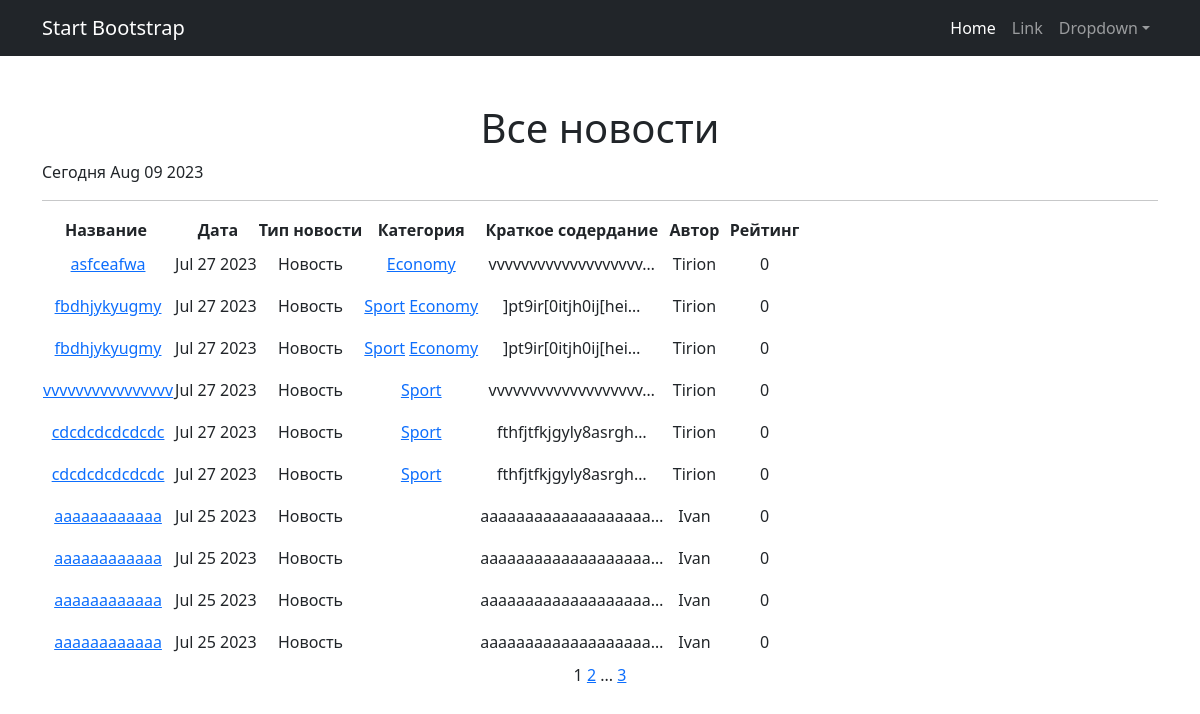
Page /news/ on the committed database.
### news/models.py (models this page shows, shortened)
class Post(models.Model):
    author = models.ForeignKey(Author, on_delete=models.CASCADE)
    NEWS = 'NW'
    ARTICLE = 'AR'
    CATEGORY_CHOICES = (
        (NEWS, 'Новость'),
        (ARTICLE, 'Статья')
    )
    categoryType = models.CharField(max_length=2, choices=CATEGORY_CHOICES, default=NEWS)
    dateCreation = models.DateField(auto_now_add=True)
    postCategory = models.ManyToManyField(Category, through='PostCategory')
    title = models.CharField(max_length=128)
    text = models.TextField()
    rating = models.SmallIntegerField(default=0)
    def get_absolute_url(self):
        return reverse('news_detail', args=[str(self.id)])

class Category(models.Model):
    name = models.CharField(max_length=128, unique=True)
    subscribers = models.ManyToManyField(User, blank=True, related_name='categories')

class Author(models.Model):
    authorUser = models.OneToOneField(User, on_delete=models.CASCADE)
    ratingAuthor = models.SmallIntegerField(default=0)

### news/views.py (the view)
# urls.py: path('news/', cache_page(60)(NewsList.as_view()), name='news_list'),
class NewsList(ListView):
    model = Post
    ordering = '-dateCreation'
    template_name = 'newses.html'
    context_object_name = 'newses'
    paginate_by = 10
    def get_context_data(self, **kwargs):
        context = super().get_context_data(**kwargs)
        context['time_now'] = datetime.utcnow()
        context['is_author'] = self.request.user.groups.filter(name='Authors').exists()
        context['is_authent'] = self.request.user.is_authenticated
        return context

### news/templatetags/custom_tegs.py (called while the page is built)
@register.simple_tag(takes_context=True)
def url_replace(context, **kwargs):
    d = context['request'].GET.copy()
    for k, v in kwargs.items():
        d[k] = v
    return d.urlencode()

### templates/newses.html (shortened to what this page needs)
{% extends 'flatpages/default.html' %}
{% load custom_filters %}
{% load custom_tegs %}
{% block content %}
<h1>Все новости</h1>
   <p style="text-align: left;">Сегодня {{ time_now|date:'M d Y' }}</p>
   <hr>
    {% if newses %}
        <table>
            <tr>
                <th>Название&nbsp;</th>
                <th>&nbsp;Дата</th>
                <th>Тип новости</th>
                <th>Категория</th>
                <th>&nbsp;Краткое содердание&nbsp;</th>
                <th>&nbsp;Автор&nbsp;</th>
                <th>&nbsp;Рейтинг&nbsp;</th>
            </tr>
            {% for news in newses %}
                <tr>
                <td><a href="{{ news.get_absolute_url }}">{{ news.title}}</a></td>
                    <td>{{ news.dateCreation|date:'M d Y' }}</td>
                    {% if news.categoryType == 'NW' %}
                    <td>{{ 'Новость' }}</td>
                    {% else %}
                    <td>{{ 'Статья' }}</td>
                    {% endif %}
                    <td>
                    {% for i in news.postCategory.all %}
                        <a href="{% url 'category_list' i.id %}">{{ i.name }}</a>
                    {% endfor %}
                    </td>
                    <td>{{ news.text|truncatechars:20 }}</td>
                    <td>{{ news.author.authorUser.username }}</td>
                    <td>{{ news.rating }}</td>
                    <td><p>&nbsp;</p></td>
                    </tr>
            {% endfor %}
        </table>
    {% else %}
       <h2>Новостей нет!</h2>
    {% endif %}
        {{ page_obj.number }}
        {% if page_obj.has_next %}
            <a href="?{% url_replace page=page_obj.next_page_number %}">{{ page_obj.next_page_number }}</a>
            {% if paginator.num_pages != page_obj.next_page_number %}
               ...
                <a href="?{% url_replace page=page_obj.paginator.num_pages %}">{{ page_obj.paginator.num_pages }}</a>
            {% endif %}
        {% endif %}
{% endblock content %}

### rows in the picture
Post: title "asfceafwa", dateCreation "Jul 27 2023", value "Новость", text "vvvvvvvvvvvvvvvvvvv…", author.authorUser.username "Tirion", rating "0"
Category: name "Economy"
Post: title "fbdhjykyugmy", dateCreation "Jul 27 2023", value "Новость", text "]pt9ir[0itjh0ij[hei…", author.authorUser.username "Tirion", rating "0"
Category: name "Sport"
Post: title "fbdhjykyugmy", dateCreation "Jul 27 2023", value "Новость", text "]pt9ir[0itjh0ij[hei…", author.authorUser.username "Tirion", rating "0"
Post: title "vvvvvvvvvvvvvvvv", dateCreation "Jul 27 2023", value "Новость", text "vvvvvvvvvvvvvvvvvvv…", author.authorUser.username "Tirion", rating "0"
Post: title "cdcdcdcdcdcdc", dateCreation "Jul 27 2023", value "Новость", text "fthfjtfkjgyly8asrgh…", author.authorUser.username "Tirion", rating "0"
Post: title "cdcdcdcdcdcdc", dateCreation "Jul 27 2023", value "Новость", text "fthfjtfkjgyly8asrgh…", author.authorUser.username "Tirion", rating "0"
Post: title "aaaaaaaaaaaa", dateCreation "Jul 25 2023", value "Новость", text "aaaaaaaaaaaaaaaaaaa…", author.authorUser.username "Ivan", rating "0"
Post: title "aaaaaaaaaaaa", dateCreation "Jul 25 2023", value "Новость", text "aaaaaaaaaaaaaaaaaaa…", author.authorUser.username "Ivan", rating "0"
Post: title "aaaaaaaaaaaa", dateCreation "Jul 25 2023", value "Новость", text "aaaaaaaaaaaaaaaaaaa…", author.authorUser.username "Ivan", rating "0"
Post: title "aaaaaaaaaaaa", dateCreation "Jul 25 2023", value "Новость", text "aaaaaaaaaaaaaaaaaaa…", author.authorUser.username "Ivan", rating "0"

### other values in the picture
{{ time_now|date:'M d Y' }} "Aug 09 2023"
{{ page_obj.number }} "1"
{{ page_obj.next_page_number }} "2"
{{ page_obj.paginator.num_pages }} "3"
